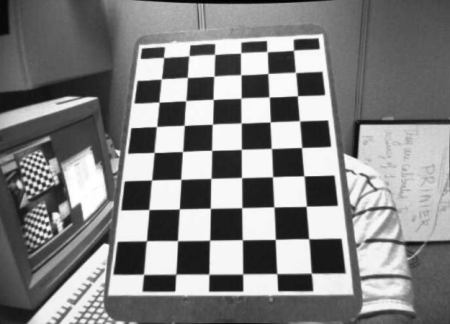
#> input picture camera/distortion/chess/chess.png, 450 x 324 px; its folder holds 5 pictures in this run
$ python camera.py
#> lines starting #> are read from the running program, lines starting #| are printed output that depends on the picture; after the words box and inside, x2 and y2 are one past the last pixel; in counts of white or black regions, pixels touching at a corner belong together
import cv2
import numpy as np
import glob

criteria = (cv2.TERM_CRITERIA_EPS + cv2.TERM_CRITERIA_MAX_ITER, 30, 0.001)

objp = np.zeros((6 * 7, 3), np.float32)
objp[:, :2] = np.mgrid[0:7, 0:6].T.reshape(-1, 2)

obj_points = []
img_points = []

images = glob.glob('chess/*.png')

for name in images:
    img = cv2.imread(name)
#> img is the input picture: shape (324, 450, 3); min 0, max 255, mean 130.5
    gray = cv2.cvtColor(img, cv2.COLOR_BGR2GRAY)

    ret, corners = cv2.findChessboardCorners(gray, (7, 6), None)
#> ret = True; corners = 42 rows, first 8: [146.6, 240.8], [148.9, 209.6], [151.6, 179.9], [154.1, 152.4], [156.6, 126.5], [159, 102.1], [161.4, 78.78], [177.5, 240.5]

    if ret:
        obj_points.append(objp)

        corners2 = cv2.cornerSubPix(gray, corners, (11, 11), (-1, -1), criteria)
#> corners2 = 42 rows, first 8: [146.4, 240.8], [148.8, 209.5], [151.5, 180], [154.1, 152.5], [156.5, 126.5], [158.9, 102], [161.3, 78.8], [177.5, 240.7]
        img_points.append(corners)

        cv2.drawChessboardCorners(img, (7, 6), corners2, ret)
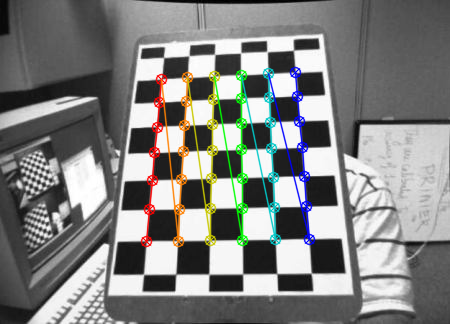
#> img: shape (324, 450, 3); 5.91% of pixels changed, all inside (x1, y1, x2, y2) = (140, 66, 316, 248)
#> pass 3 of the loop `for name in images:`:
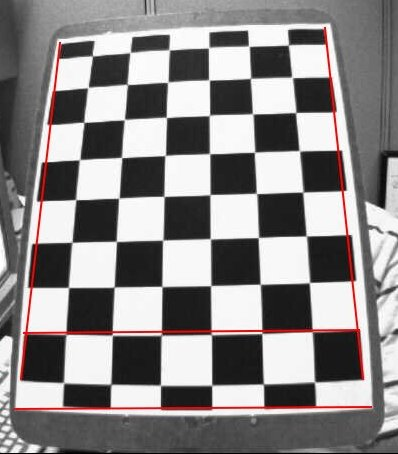
#> input picture camera/distortion/chess/img_10.png, 398 x 454 px
#> img is the input picture: shape (454, 398, 3); mean B, G, R 135.6, 135.6, 139
#> `gray = cv2.cvtColor(img, cv2.COLOR_BGR2GRAY)`:
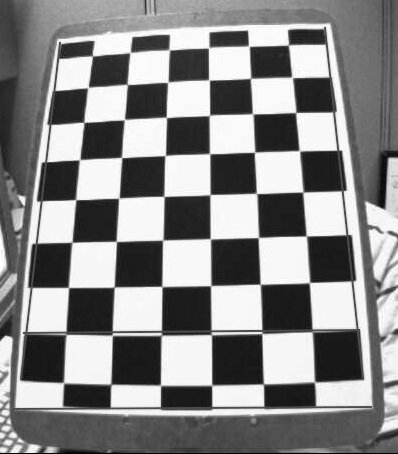
#> gray: shape (454, 398); min 0, max 255, mean 136.6
#> the loop made 5 passes; the first 3 are shown
        cv2.imshow('img', img)
        cv2.waitKey(1000)

ret, mtx, dist, rvecs, tvecs = cv2.calibrateCamera(obj_points, img_points, gray.shape[::-1], None, None)

np.savez('B.npz', mtx=mtx, dist=dist, rvecs=rvecs, tvecs=tvecs)

img = cv2.imread('chess/img_3.png')
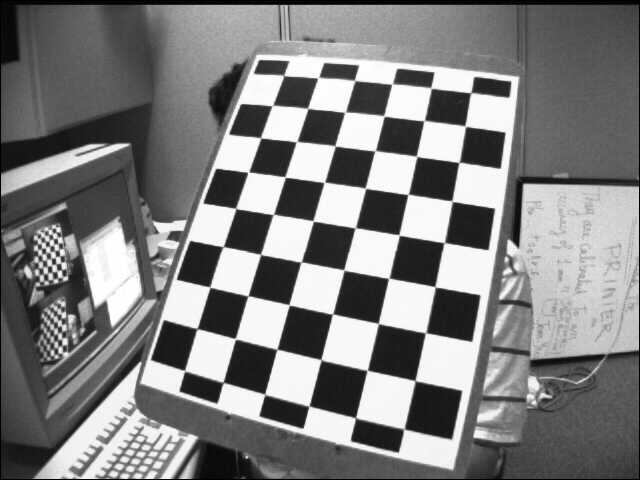
#> input picture camera/distortion/chess/img_3.png, 640 x 480 px
#> img is the input picture: shape (480, 640, 3); min 0, max 255, mean 127.3
h, w = img.shape[:2]
#> h = 480; w = 640

new_camera_matrix, roi = cv2.getOptimalNewCameraMatrix(mtx, dist, (w, h), 1, (w, h))

dst = cv2.undistort(img, mtx, dist, None, new_camera_matrix)

x, y, w, h = roi
dst = dst[y:y + h, x:x + w]
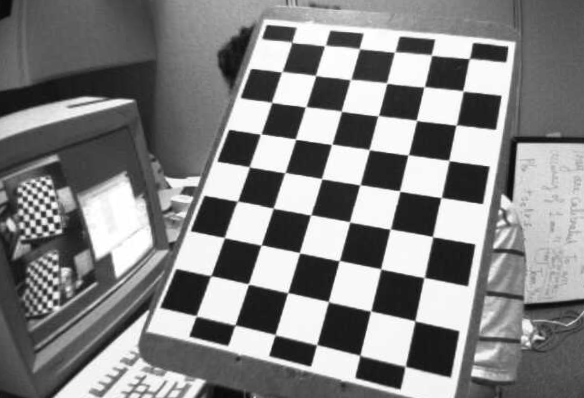
#> dst: shape (398, 584, 3); min 7, max 255, mean 131.5

cv2.imwrite('chess/calibrate.png', dst)

mapx, mapy = cv2.initUndistortRectifyMap(mtx, dist, None, new_camera_matrix, (w, h), 5)
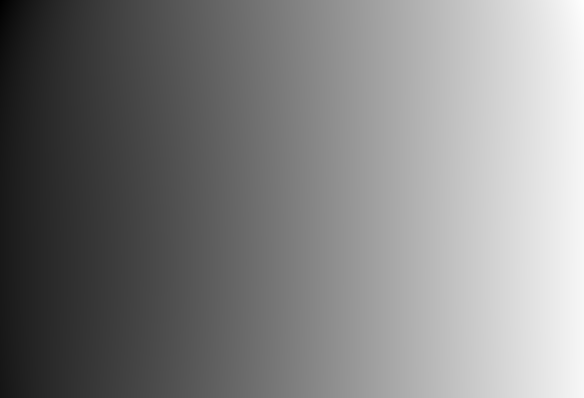
#> mapx: shape (398, 584) float32; min -63.88, max 594.6, mean 272; drawn with min black and max white
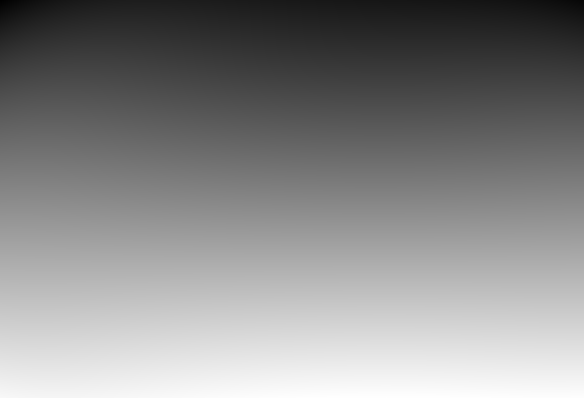
#> mapy: shape (398, 584) float32; min -52.9, max 411.2, mean 194.9; drawn with min black and max white
dst = cv2.remap(img, mapx, mapy, cv2.INTER_LINEAR)
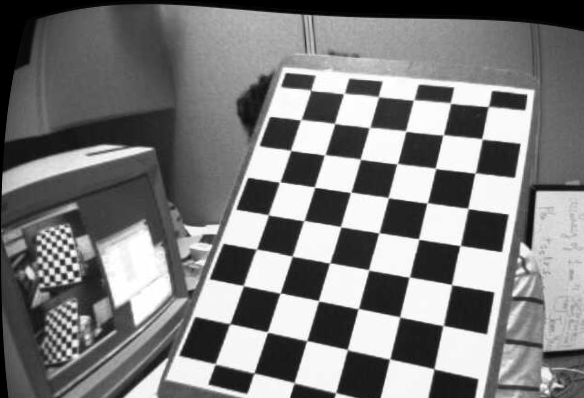
#> dst: shape (398, 584, 3); min 0, max 255, mean 124.4

x, y, w, h = roi
dst = dst[y:y + h, x:x + w]
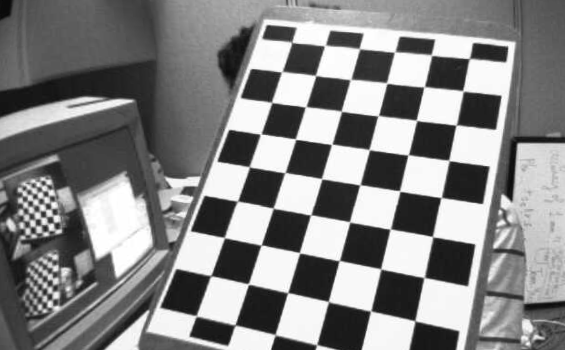
#> dst: shape (350, 565, 3); min 7, max 255, mean 132.4

cv2.imwrite('chess/calibrate2.png', dst)

cv2.destroyAllWindows()
